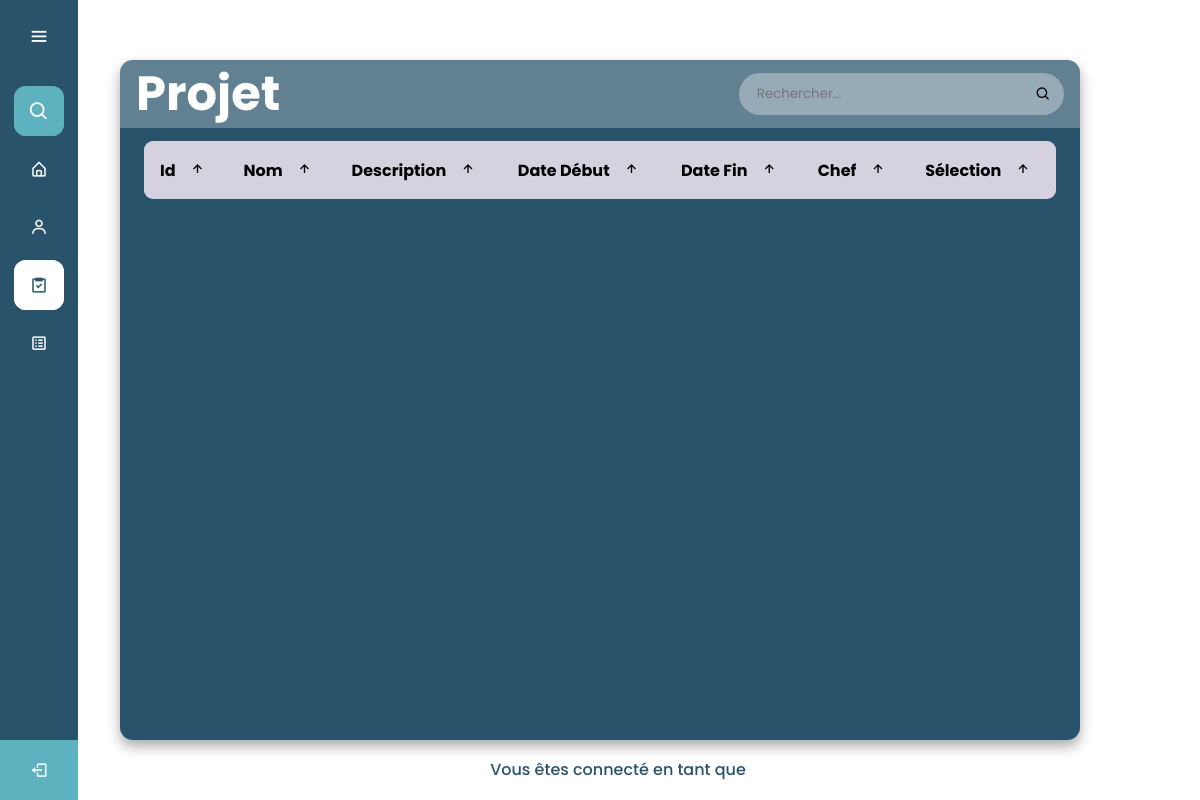
The app's page /PAGES/ADMIN_Projet.php, older data.
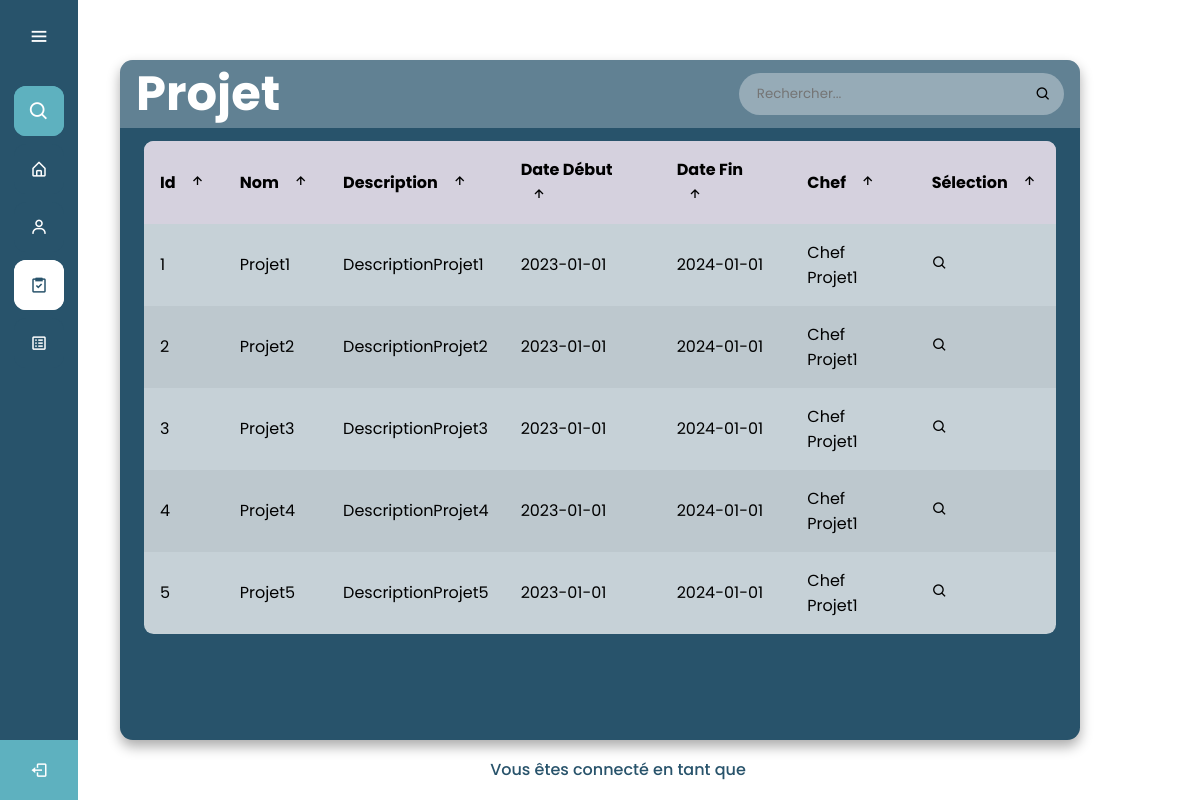
The same page, newer data.
### tables this page shows
CREATE TABLE "Projet" (
	"IdProjet"	INTEGER NOT NULL,
	"NomProjet"	TEXT NOT NULL,
	"DescriptionProjet"	TEXT NOT NULL,
	"DateDebutProjet"	TEXT NOT NULL,
	"DateFinProjet"	TEXT NOT NULL,
	"ChefProjet"	TEXT NOT NULL,
	PRIMARY KEY("IdProjet" AUTOINCREMENT)
);

### PAGES/ADMIN_Projet.php (the view, shortened to what this page needs)
<!DOCTYPE html>
<html lang="en" dir="ltr">
  <head>
    <link rel="stylesheet" href="../CSS/ADMIN_Tache.css">
    <link href='https://unpkg.com/boxicons@2.0.7/css/boxicons.min.css' rel='stylesheet'>
   </head>
<body>
  <div class="sidebar">
    <div class="logo-details">
        <i class='bx bx-menu' id="btn" ></i>
    </div>
    <ul class="nav-list">
      <li>
          <i class='bx bx-search' ></i>
      </li>
      <li>
        <a href="../PAGES/ADMIN_Index.php">
          <i class='bx bx-home-alt Accueil'></i>
        </a>
      </li>
      <li>
       <a href="../PAGES/ADMIN_Equipe.php" class='Equipe'>
         <i class='bx bx-user Equipe' ></i>
       </a>
     </li>
     <li>
       <a href="../PAGES/ADMIN_Tache.php" class='Tache'>
         <i class='bx bx-task Tache'></i>
       </a>
     </li>
     <li>
       <a href="../PAGES/ADMIN_Projet.php">
         <i class='bx bx-spreadsheet' ></i>
       </a>
     </li>
     <li class="profile no-animation">
        <a href="../PAGES/Login.php" class='TEST'>
          <i class='bx bx-log-out' id="log_out"></i>
        </a>
      </li>
    </ul>
  </div>
  <section class="home-section">
  <body>
    <main class="table">
        <section class="table__header">
            <h1 class='TableTitre'>Projet <?php echo $_SESSION['ServiceUtilisateur']?></h1>
            <div class="input-group">
                <input type="search" placeholder="Rechercher...">
                <i class='bx bx-search'></i>
            </div>
        </section>
        <section class="table__body">
            <table>
                <thead>
                    <tr>
                        <th> Id <span class="icon-arrow"><i class='bx bx-up-arrow-alt' ></span></th>
                        <th> Nom <span class="icon-arrow"><i class='bx bx-up-arrow-alt' ></span></th>
                        <th> Description <span class="icon-arrow"><i class='bx bx-up-arrow-alt' ></span></th>
                        <th> Date début <span class="icon-arrow"><i class='bx bx-up-arrow-alt' ></span></th>
                        <th> Date fin <span class="icon-arrow"><i class='bx bx-up-arrow-alt' ></span></th>
                        <th> Chef <span class="icon-arrow"><i class='bx bx-up-arrow-alt' ></span></th>
                        <th> Sélection <span class="icon-arrow"><i class='bx bx-up-arrow-alt' ></span></th>
                    </tr>
                </thead>
                <tbody>
                    <?php
                      try {
                          $pdo = new PDO("sqlite:../DATABASE/bdd.sqlite");
                          $Projets = $pdo->query("SELECT IdProjet, NomProjet, DescriptionProjet, DateDebutProjet, DateFinProjet, ChefProjet FROM Projet");
                          foreach($Projets as $Projet) {
                              print "<tr><td>" . $Projet["IdProjet"] . "</td> <td>" . $Projet["NomProjet"] . "</td> <td>" . $Projet["DescriptionProjet"] . "</td> <td>" . $Projet["DateDebutProjet"] . "</td> <td>" . $Projet["DateFinProjet"] . "</td> <td>" . $Projet["ChefProjet"] . "</td>               <td> <a href='../PAGES/ADMIN_Projet_Select.php?ID=" . $Projet["IdProjet"] . "' class='boutonModifier'><i class='bx bx-search' ></i></i></a> </td>                </tr>";
                          }
                      } catch (PDOException $e) {
                          die($e->getMessage());
                      }
                    ?>
                </tbody>
            </table>
        </section>
    </main>
</body>
      <div class='text2'>
        Vous êtes connecté en tant que <span class='ConnectAs'><?php echo $_SESSION['PrenomUtilisateur'] . ' ' . $_SESSION['NomUtilisateur']; ?></span>
    </div>
  </section>
</body>
</html>

### CSS/ADMIN_Tache.css (style rules this page uses)
* { margin: 0; padding: 0; box-sizing: border-box; font-family: "Poppins" , sans-serif; }
.sidebar { position: fixed; left: 0; top: 0; height: 100%; width: 78px; background: #28536B; padding: 6px 14px; z-index: 99; transition: all 0.5s ease; }
.sidebar .logo-details { height: 60px; display: flex; align-items: center; position: relative; }
.sidebar .logo-details #btn { position: absolute; top: 50%; right: 0; transform: translateY(-50%); font-size: 22px; text-align: center; cursor: pointer; transition: all 0.5s ease; }
.sidebar i { color: #fff; height: 60px; min-width: 50px; font-size: 28px; text-align: center; line-height: 60px; }
.sidebar .nav-list { margin-top: 20px; height: 100%; }
.sidebar li { position: relative; margin: 8px 0; list-style: none; }
.sidebar .bx-search { position: absolute; top: 50%; left: 0; transform: translateY(-50%); font-size: 22px; background: #5EB1BF; color: #FFF; }
.sidebar li a:not(.TEST) { display: flex; height: 100%; width: 100%; border-radius: 12px; align-items: center; text-decoration: none; transition: all 0.4s ease; background: #28536B; }
.sidebar li i { height: 50px; line-height: 50px; font-size: 18px; border-radius: 12px; }
.sidebar li.profile { position: fixed; height: 60px; width: 78px; left: 0; bottom: -8px; padding: 10px 14px; background: #5EB1BF; transition: all 0.5s ease; overflow: hidden; }
.sidebar .profile #log_out { position: absolute; top: 50%; right: 0; transform: translateY(-50%); background: #5EB1BF; width: 100%; height: 60px; line-height: 60px; border-radius: 0px; transition: all 0.5s ease; }
.Tache i { background: #FFF; color: #28536B; }
.sidebar li a.Tache { background: #FFF; color: #28536B; }
.home-section { display: flex; flex-direction: column; justify-content: center; align-items: center; height: 100%; text-align: center; margin: 0 auto; }
.text2 { color: #28536B; font-size: 1rem; font-weight: 500; margin: 18px; align-self: center; text-align: center; position: absolute; bottom: 0; left: 50%; transform: translateX(-50%); }
body { min-height: 100vh; background: url(images/html_table.jpg) center / cover; display: flex; justify-content: center; align-items: center; }
main.table { width: 80vw; height: 85vh; background-color: #28536B; backdrop-filter: blur(7px); box-shadow: 0 .4rem .8rem #0005; border-radius: .8rem; overflow: hidden; }
.table__header { width: 100%; height: 10%; background-color: #fff4; padding: .8rem 1rem; display: flex; justify-content: space-between; align-items: center; }
.TableTitre { color: #fff; font-size: 3rem; }
.table__header .input-group { width: 35%; height: 100%; background-color: #fff5; padding: 0 .8rem; border-radius: 2rem; display: flex; justify-content: center; align-items: center; transition: .2s; }
.table__header .input-group input { width: 100%; padding: 0 .5rem 0 .3rem; background-color: transparent; border: none; outline: none; }
.table__body { width: 95%; max-height: calc(89% - 1.6rem); background-color: #fffb; margin: .8rem auto; border-radius: .6rem; overflow: auto; overflow: overlay; }
table { width: 100%; }
table, th, td { border-collapse: collapse; padding: 1rem; text-align: left; }
thead th { position: sticky; top: 0; left: 0; background-color: #d5d1defe; cursor: pointer; text-transform: capitalize; }
tbody tr:nth-child(even) { background-color: #0000000b; }
tbody tr { --delay: .1s; transition: .5s ease-in-out var(--delay), background-color 0s; }
tbody tr td, tbody tr td p, tbody tr td img { transition: .2s ease-in-out; }
thead th span.icon-arrow { display: inline-block; width: 1.3rem; height: 1.3rem; border-radius: 50%; border: 1.4px solid transparent; text-align: center; font-size: 1rem; margin-left: .5rem; transition: .2s ease-in-out; }
.bx-search, .tablebtn { animation: none; text-decoration: none; color: black; }
.bx-search, .tablebtn:hover { color: #5EB1BF; }
.bx-search { color: black; }

Row changes from the older to the newer data that the page shows:
added projet: IdProjet "1", NomProjet "Projet1", DescriptionProjet "DescriptionProjet1", DateDebutProjet "2023-01-01", DateFinProjet "2024-01-01", ChefProjet "Chef Projet1"
added projet: IdProjet "2", NomProjet "Projet2", DescriptionProjet "DescriptionProjet2", DateDebutProjet "2023-01-01", DateFinProjet "2024-01-01", ChefProjet "Chef Projet1"
added projet: IdProjet "3", NomProjet "Projet3", DescriptionProjet "DescriptionProjet3", DateDebutProjet "2023-01-01", DateFinProjet "2024-01-01", ChefProjet "Chef Projet1"
added projet: IdProjet "4", NomProjet "Projet4", DescriptionProjet "DescriptionProjet4", DateDebutProjet "2023-01-01", DateFinProjet "2024-01-01", ChefProjet "Chef Projet1"
added projet: IdProjet "5", NomProjet "Projet5", DescriptionProjet "DescriptionProjet5", DateDebutProjet "2023-01-01", DateFinProjet "2024-01-01", ChefProjet "Chef Projet1"
